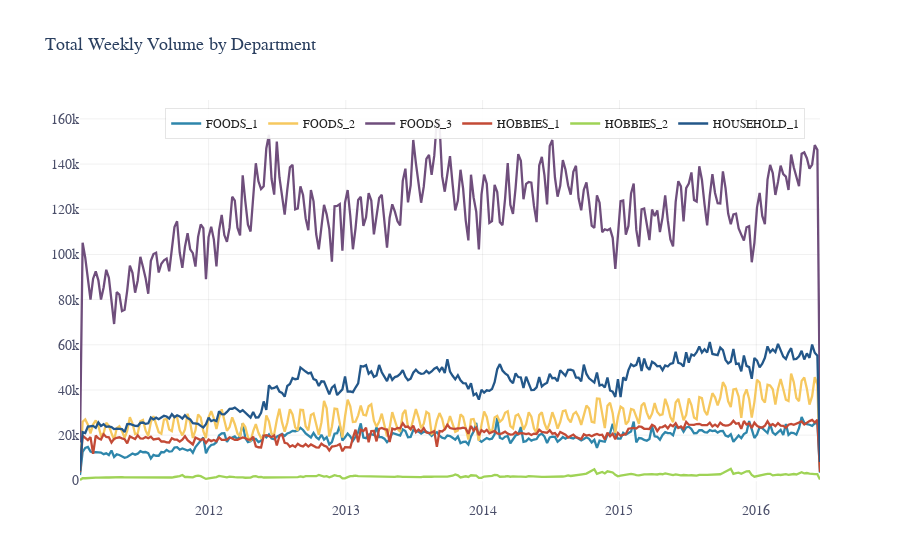

The notebook cell this image was saved under:
### Code cell
plot_timeseries(
    weekly_sales,
    id_col='unique_id', date_col='ds', value_col='y',
    group_col='dept_id',
    agg='sum',
    mode='overlay',
    wrap=3,
    style={'title': 'Total Weekly Volume by Department'},
)

### Figure 1 — Plotly figure (JSON) as saved in the notebook; plotly's stock layout.template omitted (floating-point values rounded to 4 significant figures; data arrays with more than 128 entries replaced by an {"elided": "..."} marker saying what was removed)
{"data": [{"legendrank": 1000, "line": {"color": "#2E86AB", "width": 2.3}, "mode": "lines", "name": "FOODS_1", "type": "scatter", "x": {"elided": "283 str values"}, "y": {"elided": "283 float values"}}, {"legendrank": 2000, "line": {"color": "#F6C85F", "width": 2.3}, "mode": "lines", "name": "FOODS_2", "type": "scatter", "x": {"elided": "283 str values"}, "y": {"elided": "283 float values"}}, {"legendrank": 3000, "line": {"color": "#6F4E7C", "width": 2.3}, "mode": "lines", "name": "FOODS_3", "type": "scatter", "x": {"elided": "283 str values"}, "y": {"elided": "283 float values"}}, {"legendrank": 4000, "line": {"color": "#C34A36", "width": 2.3}, "mode": "lines", "name": "HOBBIES_1", "type": "scatter", "x": {"elided": "283 str values"}, "y": {"elided": "283 float values"}}, {"legendrank": 5000, "line": {"color": "#9FD356", "width": 2.3}, "mode": "lines", "name": "HOBBIES_2", "type": "scatter", "x": {"elided": "283 str values"}, "y": {"elided": "283 float values"}}, {"legendrank": 6000, "line": {"color": "#235789", "width": 2.3}, "mode": "lines", "name": "HOUSEHOLD_1", "type": "scatter", "x": {"elided": "283 str values"}, "y": {"elided": "283 float values"}}], "layout": {"font": {"family": "Source Sans Pro", "size": 14}, "legend": {"bgcolor": "rgba(255,255,255,0.9)", "bordercolor": "rgba(0,0,0,0.1)", "borderwidth": 1, "font": {"color": "#222222", "size": 12}, "orientation": "h", "traceorder": "normal", "x": 0.98, "xanchor": "right", "y": 0.98, "yanchor": "top"}, "margin": {"b": 60}, "paper_bgcolor": "white", "plot_bgcolor": "white", "title": {"font": {"size": 18}, "text": "Total Weekly Volume by Department"}, "xaxis": {"color": "#4A4E69", "gridcolor": "rgba(0,0,0,0.06)", "showgrid": true, "tickcolor": "#4A4E69"}, "yaxis": {"color": "#4A4E69", "gridcolor": "rgba(0,0,0,0.06)", "showgrid": true, "tickcolor": "#4A4E69"}}}
